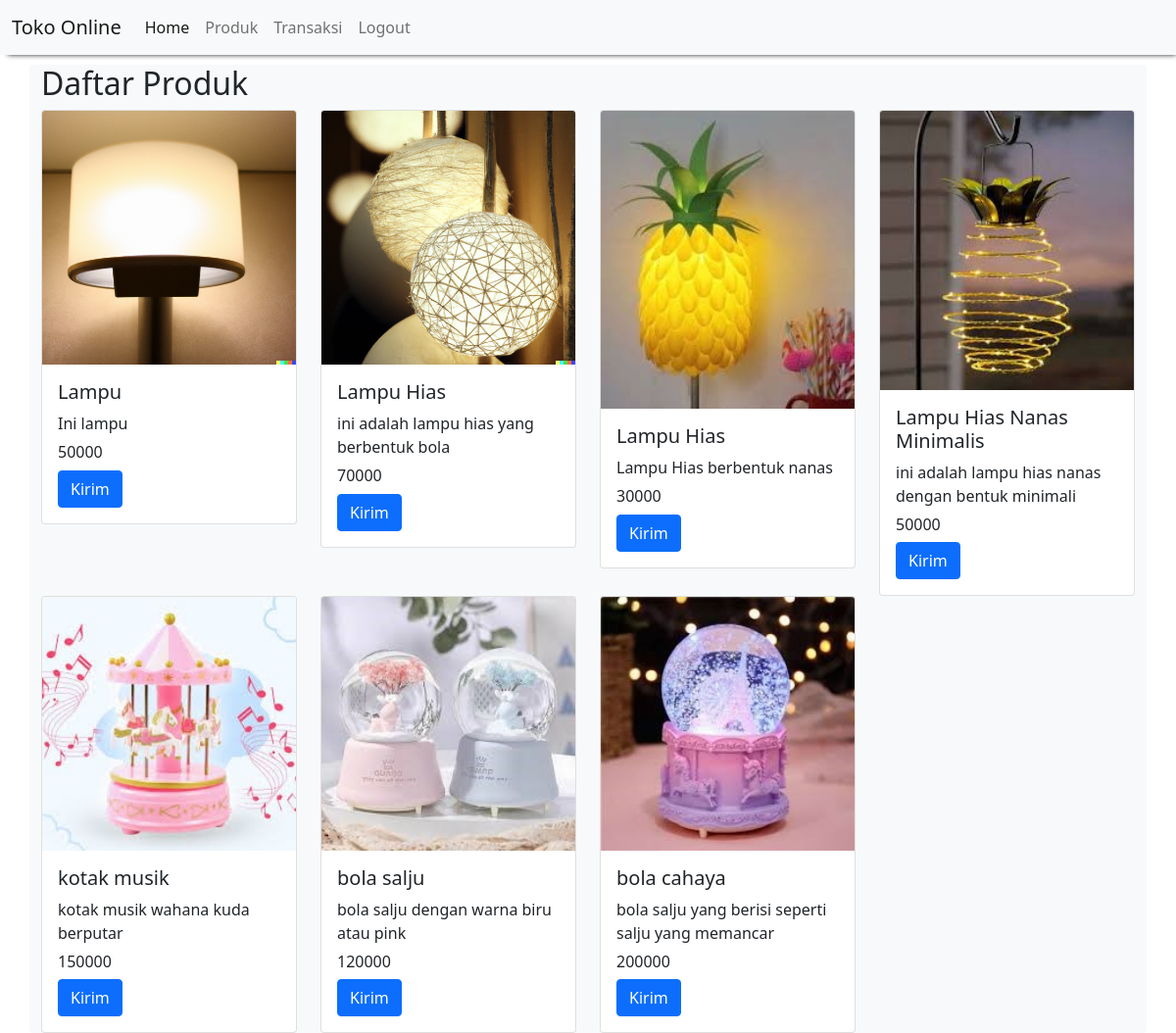
/Toko_Online/produk.php (signed in), run on the app's committed database.
### tables this page shows
CREATE TABLE `produk` (
  `id_produk` int(11) NOT NULL,
  `nama_produk` varchar(100) NOT NULL,
  `deskripsi` text NOT NULL,
  `harga` int(11) NOT NULL,
  `foto_produk` varchar(255) NOT NULL
);

### Toko_Online/produk.php (the view)
<?php
    include "header.php";
?>
<h2>Daftar Produk</h2>
    <div class="row">
        <?php
            include "koneksi.php";
                $qry_produk=mysqli_query($conn,"select * from produk");
            while($dt_produk=mysqli_fetch_array($qry_produk)){
        ?>
            <div class="col-md-3">
                <div class="card">
                    <img src="images/<?=$dt_produk['foto_produk']?>" class="card-img-top" alt="">
                <div class="card-body">
                    <h5 class="card-title"><?=$dt_produk['nama_produk']?></h5>
                    <p class="card-title"><?=substr($dt_produk['deskripsi'],0,50)?></p>
                    <h6 class="card-title"><?=$dt_produk['harga']?></h6>
                    <a href="kirim_produk.php?id_produk=<?=$dt_produk['id_produk']?>" class="btn btn-primary">Kirim</a>
            </div>
        </div>
    </div>
    <?php
        }
    ?>
</div>
<?php
    include "footer.php"
?>

### data on the page
produk: foto_produk (picture), nama_produk "Lampu", deskripsi "Ini lampu", harga "50000"
produk: foto_produk (picture), nama_produk "Lampu Hias", deskripsi "ini adalah lampu hias yang berbentuk bola", harga "70000"
produk: foto_produk (picture), nama_produk "Lampu Hias", deskripsi "Lampu Hias berbentuk nanas", harga "30000"
produk: foto_produk (picture), nama_produk "Lampu Hias Nanas Minimalis", deskripsi "ini adalah lampu hias nanas dengan bentuk minimali", harga "50000"
produk: foto_produk (picture), nama_produk "kotak musik", deskripsi "kotak musik wahana kuda berputar", harga "150000"
produk: foto_produk (picture), nama_produk "bola salju", deskripsi "bola salju dengan warna biru atau pink", harga "120000"
produk: foto_produk (picture), nama_produk "bola cahaya", deskripsi "bola salju yang berisi seperti salju yang memancar", harga "200000"
